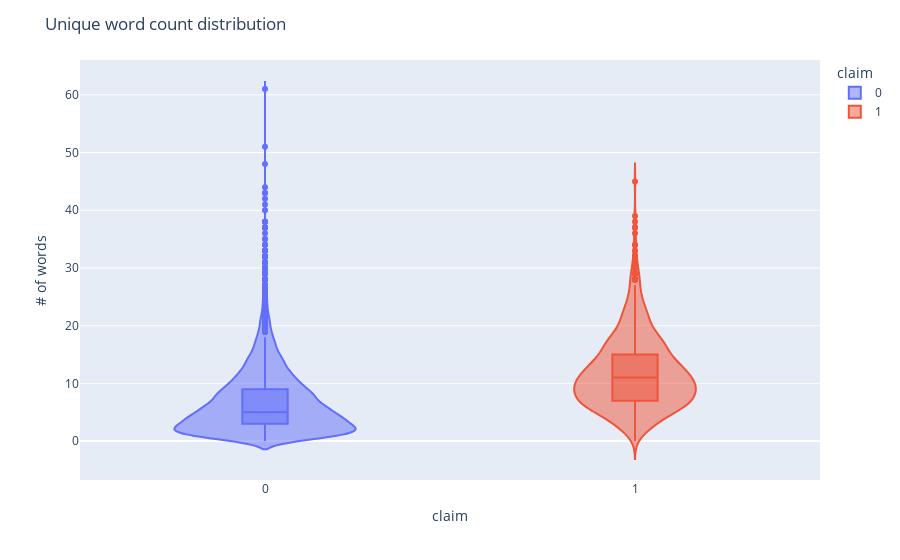

Notebook code for this chart:
### Code cell
fig = px.violin(claim_df, x="claim", y="num_significative_words", color="claim", box=True)
fig.update_layout(title="Significative word count distribution", yaxis_title="# of words")
fig.show("svg")

### Figure 1 — Plotly figure (JSON) as saved in the notebook; plotly's stock layout.template omitted (floating-point values rounded to 4 significant figures; data arrays with more than 128 entries replaced by an {"elided": "..."} marker saying what was removed)
{"data": [{"alignmentgroup": "True", "box": {"visible": true}, "hovertemplate": "claim=%{x}<br>num_unique_words=%{y}<extra></extra>", "legendgroup": "0", "marker": {"color": "#636efa"}, "name": "0", "offsetgroup": "0", "orientation": "v", "scalegroup": "True", "showlegend": true, "type": "violin", "x": {"elided": "13919 int values"}, "x0": " ", "xaxis": "x", "y": {"elided": "13919 int values"}, "y0": " ", "yaxis": "y"}, {"alignmentgroup": "True", "box": {"visible": true}, "hovertemplate": "claim=%{x}<br>num_unique_words=%{y}<extra></extra>", "legendgroup": "1", "marker": {"color": "#EF553B"}, "name": "1", "offsetgroup": "1", "orientation": "v", "scalegroup": "True", "showlegend": true, "type": "violin", "x": {"elided": "1081 int values"}, "x0": " ", "xaxis": "x", "y": {"elided": "1081 int values"}, "y0": " ", "yaxis": "y"}], "layout": {"legend": {"title": {"text": "claim"}, "tracegroupgap": 0}, "margin": {"t": 60}, "title": {"text": "Unique word count distribution"}, "violinmode": "overlay", "xaxis": {"anchor": "y", "categoryarray": [0, 1], "categoryorder": "array", "domain": [0, 1], "title": {"text": "claim"}}, "yaxis": {"anchor": "x", "domain": [0, 1], "title": {"text": "# of words"}}}}
